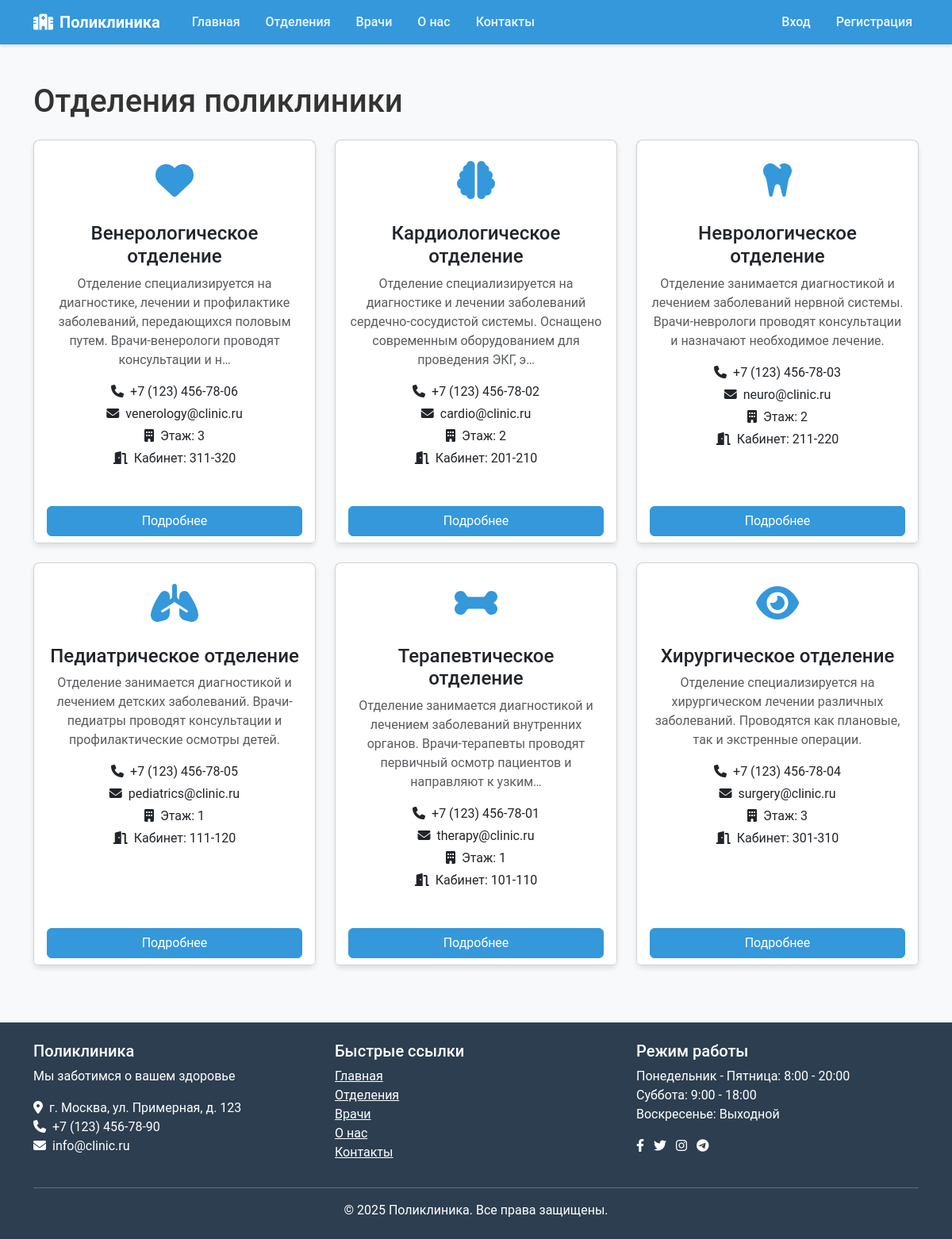
Screenshot of /departments/ with the database file from the repository.
### medical/models.py (models this page shows, shortened)
class Department(models.Model):
    name = models.CharField(_('Название'), max_length=100)
    description = models.TextField(_('Описание'))
    phone = models.CharField(_('Телефон'), max_length=20)
    email = models.EmailField(_('Email'), blank=True, null=True)
    floor = models.PositiveSmallIntegerField(_('Этаж'), blank=True, null=True)
    room_number = models.CharField(_('Номер кабинета'), max_length=10, blank=True, null=True)
    class Meta:
        verbose_name = _('Отделение')
        verbose_name_plural = _('Отделения')
        ordering = ['name']

### medical/views.py (the view)
# urls.py: path('departments/', views.DepartmentListView.as_view(), name='department_list'),
class DepartmentListView(ListView):
    model = Department
    template_name = 'medical/department_list.html'
    context_object_name = 'departments'
    paginate_by = 10
    def get_context_data(self, **kwargs):
        context = super().get_context_data(**kwargs)
        context['title'] = _('Отделения')
        return context

### templates/medical/department_list.html (shortened to what this page needs)
{% extends 'medical/base.html' %}
{% block content %}
<div class="container py-5">
    <h1 class="mb-4">Отделения поликлиники</h1>
    <div class="row">
        {% for department in departments %}
            <div class="col-md-4 mb-4">
                <div class="card h-100">
                    <div class="card-body text-center">
                        <div class="department-icon">
                            {% if forloop.counter == 1 %}
                                <i class="fas fa-heart"></i>
                            {% elif forloop.counter == 2 %}
                                <i class="fas fa-brain"></i>
                            {% elif forloop.counter == 3 %}
                                <i class="fas fa-tooth"></i>
                            {% elif forloop.counter == 4 %}
                                <i class="fas fa-lungs"></i>
                            {% elif forloop.counter == 5 %}
                                <i class="fas fa-bone"></i>
                            {% elif forloop.counter == 6 %}
                                <i class="fas fa-eye"></i>
                            {% elif forloop.counter == 7 %}
                                <i class="fas fa-notes-medical"></i>
                            {% else %}
                                <i class="fas fa-stethoscope"></i>
                            {% endif %}
                        </div>
                        <h4 class="card-title">{{ department.name }}</h4>
                        <p class="card-text text-muted">{{ department.description|truncatechars:150 }}</p>
                        <div class="mt-3">
                            <p class="mb-1"><i class="fas fa-phone me-2"></i>{{ department.phone }}</p>
                            {% if department.email %}
                                <p class="mb-1"><i class="fas fa-envelope me-2"></i>{{ department.email }}</p>
                            {% endif %}
                            {% if department.floor %}
                                <p class="mb-1"><i class="fas fa-building me-2"></i>Этаж: {{ department.floor }}</p>
                            {% endif %}
                            {% if department.room_number %}
                                <p class="mb-1"><i class="fas fa-door-open me-2"></i>Кабинет: {{ department.room_number }}</p>
                            {% endif %}
                        </div>
                    </div>
                    <div class="card-footer bg-white border-0 text-center">
                        <a href="{% url 'department_detail' department.pk %}" class="btn btn-primary w-100">Подробнее</a>
                    </div>
                </div>
            </div>
        {% empty %}
            <div class="col-12">
                <div class="alert alert-info">
                    <p class="mb-0">В настоящее время отделения не добавлены.</p>
                </div>
            </div>
        {% endfor %}
    </div>
</div>
{% endblock %}

### templates/medical/base.html (shortened to what this page needs)
<!DOCTYPE html>
<html lang="ru">
<head>
    <link href="https://cdn.jsdelivr.net/npm/bootstrap@5.3.0/dist/css/bootstrap.min.css" rel="stylesheet">
    <link rel="stylesheet" href="https://cdnjs.cloudflare.com/ajax/libs/font-awesome/6.4.0/css/all.min.css">
</head>
<body>
    <nav class="navbar navbar-expand-lg navbar-dark sticky-top">
        <div class="container">
            <a class="navbar-brand" href="{% url 'home' %}">
                <i class="fas fa-hospital-alt me-2"></i>Поликлиника
            </a>
            <div class="collapse navbar-collapse" id="navbarNav">
                <ul class="navbar-nav me-auto">
                    <li class="nav-item">
                        <a class="nav-link" href="{% url 'home' %}">Главная</a>
                    </li>
                    <li class="nav-item">
                        <a class="nav-link" href="{% url 'department_list' %}">Отделения</a>
                    </li>
                    <li class="nav-item">
                        <a class="nav-link" href="{% url 'doctor_list' %}">Врачи</a>
                    </li>
                    <li class="nav-item">
                        <a class="nav-link" href="{% url 'about' %}">О нас</a>
                    </li>
                    <li class="nav-item">
                        <a class="nav-link" href="{% url 'contact' %}">Контакты</a>
                    </li>
                </ul>
                <ul class="navbar-nav">
                    {% if user.is_authenticated %}
                        {% if user.is_staff or user.profile.role == 'admin' %}
                            <li class="nav-item">
                                <a class="nav-link" href="{% url 'admin_dashboard' %}">
                                    <i class="fas fa-tachometer-alt me-1"></i>Панель администратора
                                </a>
                            </li>
                        {% endif %}
                        <li class="nav-item dropdown">
                            <a class="nav-link dropdown-toggle" href="#" id="navbarDropdown" role="button" data-bs-toggle="dropdown" aria-expanded="false">
                                <i class="fas fa-user-circle me-1"></i>{{ user.username }}
                            </a>
                            <ul class="dropdown-menu dropdown-menu-end" aria-labelledby="navbarDropdown">
                                <li><a class="dropdown-item" href="{% url 'patient_profile' %}">Мой профиль</a></li>
                                <li><a class="dropdown-item" href="{% url 'appointment_list' %}">Мои записи</a></li>
                                <li><hr class="dropdown-divider"></li>
                                <li><a class="dropdown-item" href="{% url 'logout' %}">Выйти</a></li>
                            </ul>
                        </li>
                    {% else %}
                        <li class="nav-item">
                            <a class="nav-link" href="{% url 'login' %}">Вход</a>
                        </li>
                        <li class="nav-item">
                            <a class="nav-link" href="{% url 'register' %}">Регистрация</a>
                        </li>
                    {% endif %}
                </ul>
            </div>
        </div>
    </nav>
    <main class="flex-grow-1">
        {% block content %}{% endblock %}
    </main>
    <footer class="py-4">
        <div class="container">
            <div class="row">
                <div class="col-md-4">
                    <h5>Поликлиника</h5>
                    <p>Мы заботимся о вашем здоровье</p>
                    <p>
                        <i class="fas fa-map-marker-alt me-2"></i>г. Москва, ул. Примерная, д. 123<br>
                        <i class="fas fa-phone me-2"></i>+7 (123) 456-78-90<br>
                        <i class="fas fa-envelope me-2"></i>info@clinic.ru
                    </p>
                </div>
                <div class="col-md-4">
                    <h5>Быстрые ссылки</h5>
                    <ul class="list-unstyled">
                        <li><a href="{% url 'home' %}" class="text-white">Главная</a></li>
                        <li><a href="{% url 'department_list' %}" class="text-white">Отделения</a></li>
                        <li><a href="{% url 'doctor_list' %}" class="text-white">Врачи</a></li>
                        <li><a href="{% url 'about' %}" class="text-white">О нас</a></li>
                        <li><a href="{% url 'contact' %}" class="text-white">Контакты</a></li>
                    </ul>
                </div>
                <div class="col-md-4">
                    <h5>Режим работы</h5>
                    <p>
                        Понедельник - Пятница: 8:00 - 20:00<br>
                        Суббота: 9:00 - 18:00<br>
                        Воскресенье: Выходной
                    </p>
                    <div class="social-icons">
                        <a href="#" class="text-white me-2"><i class="fab fa-facebook-f"></i></a>
                        <a href="#" class="text-white me-2"><i class="fab fa-twitter"></i></a>
                        <a href="#" class="text-white me-2"><i class="fab fa-instagram"></i></a>
                        <a href="#" class="text-white"><i class="fab fa-telegram"></i></a>
                    </div>
                </div>
            </div>
            <hr class="bg-light">
            <div class="text-center">
                <p class="mb-0">&copy; {% now "Y" %} Поликлиника. Все права защищены.</p>
            </div>
        </div>
    </footer>
</body>
</html>

### templates/medical/base.html (style rules this page uses)
:root { --primary-color: #3498db; --secondary-color: #2c3e50; --accent-color: #e74c3c; --light-color: #ecf0f1; --dark-color: #2c3e50; }
body { font-family: 'Roboto', sans-serif; background-color: #f8f9fa; color: #333; min-height: 100vh; display: flex; flex-direction: column; }
.navbar { background-color: var(--primary-color); box-shadow: 0 2px 4px rgba(0, 0, 0, 0.1); }
.nav-item { margin-left: 16px; }
.navbar-brand { font-weight: 700; color: white !important; }
.nav-link { color: rgba(255, 255, 255, 0.9) !important; font-weight: 500; transition: all 0.3s; }
.btn-primary { background-color: var(--primary-color); border-color: var(--primary-color); }
.card { border-radius: 8px; box-shadow: 0 4px 6px rgba(0, 0, 0, 0.1); transition: transform 0.3s; margin-bottom: 20px; }
footer { background-color: var(--secondary-color); color: white; padding: 20px 0; margin-top: auto; }
.department-icon { font-size: 3rem; color: var(--primary-color); margin-bottom: 15px; }

### rows the page displays
Department: name "Венерологическое отделение", description "Отделение специализируется на диагностике, лечении и профилактике заболеваний, передающихся половым путем. Врачи-венерологи проводят консультации и н…", phone "+7 (123) 456-78-06", email "venerology@clinic.ru", floor "3", room_number "311-320"
Department: name "Кардиологическое отделение", description "Отделение специализируется на диагностике и лечении заболеваний сердечно-сосудистой системы. Оснащено современным оборудованием для проведения ЭКГ, э…", phone "+7 (123) 456-78-02", email "cardio@clinic.ru", floor "2", room_number "201-210"
Department: name "Неврологическое отделение", description "Отделение занимается диагностикой и лечением заболеваний нервной системы. Врачи-неврологи проводят консультации и назначают необходимое лечение.", phone "+7 (123) 456-78-03", email "neuro@clinic.ru", floor "2", room_number "211-220"
Department: name "Педиатрическое отделение", description "Отделение занимается диагностикой и лечением детских заболеваний. Врачи-педиатры проводят консультации и профилактические осмотры детей.", phone "+7 (123) 456-78-05", email "pediatrics@clinic.ru", floor "1", room_number "111-120"
Department: name "Терапевтическое отделение", description "Отделение занимается диагностикой и лечением заболеваний внутренних органов. Врачи-терапевты проводят первичный осмотр пациентов и направляют к узким…", phone "+7 (123) 456-78-01", email "therapy@clinic.ru", floor "1", room_number "101-110"
Department: name "Хирургическое отделение", description "Отделение специализируется на хирургическом лечении различных заболеваний. Проводятся как плановые, так и экстренные операции.", phone "+7 (123) 456-78-04", email "surgery@clinic.ru", floor "3", room_number "301-310"
